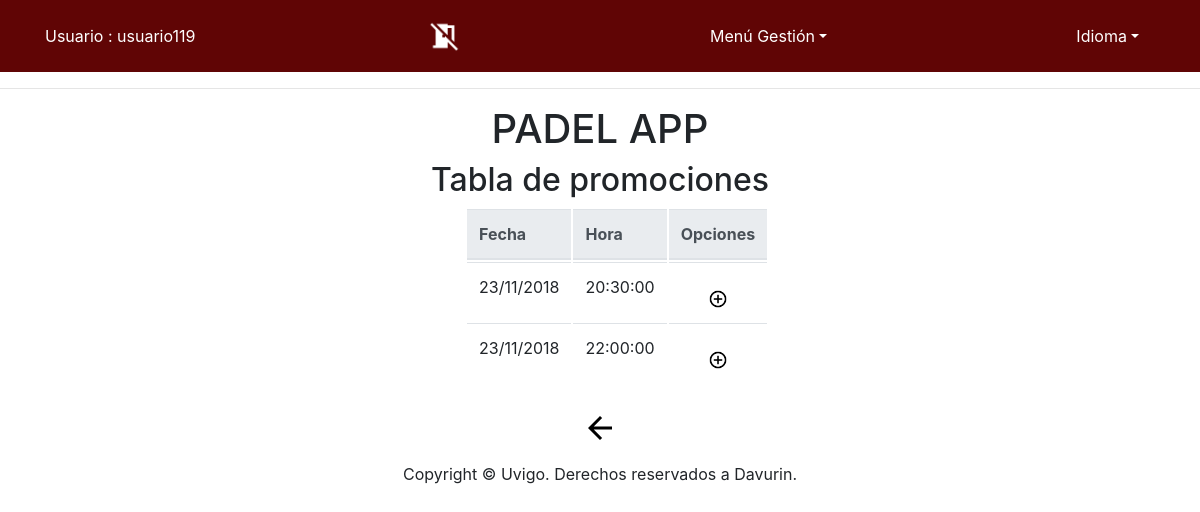
Screenshot of /app/Controllers/PROM_CONTROLLER.php (signed in) with the database file from the repository.
### tables this page shows
CREATE TABLE IF NOT EXISTS `Promociones` (
  `Fecha` DATE NOT NULL,
  `Hora` TIME NOT NULL,
  PRIMARY KEY (`Fecha`, `Hora`));

### app/Controllers/PROM_CONTROLLER.php (called while the page is built, shortened)
<?php
include '../Functions/Comprobar_Disponibilidad.php';
include '../Models/PROM_MODEL.php';
include '../Views/PROMOCION/PROM_SHOWALL_View.php';
switch ( $_REQUEST[ 'action' ] ) {
	default:
		if($_SESSION['tipo'] == 'Admin' ||$_SESSION['tipo'] == 'Deportista'){
				if ( !$_POST ) {
					$PROM = new PROM_MODEL( '', '');
				} else {
					$PROM = get_data_form();
				}
				if($_SESSION['tipo'] == 'Admin'){
					$datos = $PROM->SEARCH();
				}else{
					$datos = $PROM->SEARCH();
				}
				$lista = array('Fecha','Hora');
				new PROM_SHOWALL( $lista, $datos);
		}else{
			new MESSAGE( 'El usuario no tiene los permisos necesarios', '../Controllers/USUARIO_CONTROLLER.php' );
		}
}
?>

### app/Models/PROM_MODEL.php (called while the page is built, shortened)
<?php
class PROM_MODEL{
	var	$fecha;
	var	$hora;
	var $mysqli;
	function __construct($fecha,$hora) {
		$this->fecha = $fecha;
        $this->hora=$hora;
		include_once '../Functions/BdAdmin.php';
		$this->mysqli = ConectarBD();
	}
	function SEARCH() {
		$sql = "select
					Hora,
					Fecha
       			from promociones
    			where
    				(
                    (BINARY Fecha LIKE '%$this->fecha%') &&
    				(BINARY Hora LIKE '%$this->hora%')
    				)";
		if ( !( $resultado = $this->mysqli->query( $sql ) ) ) {
			return 'Error en la consulta sobre la base de datos';
		} else {
			return $resultado;
		}
	}
}
?>

### app/Functions/BdAdmin.php (called while the page is built, shortened)
<?php
function ConectarBD()
{
	    $mysqli = new mysqli("localhost", "user", "pass", "abpbase");
		return $mysqli;
}
?>

### app/Views/PROMOCION/PROM_SHOWALL_View.php (the view, shortened to what this page needs)
<?php
class PROM_SHOWALL {
	function __construct( $lista, $datos) {
		$this->lista = $lista;
		$this->datos = $datos;
		$this->render($this->lista,$this->datos);
	}
	function render($lista,$datos){
		$this->datos = $datos;
	include '../Views/Header.php';
?>
		<div class="seccion" align="center">
			<h2>
				<?php echo $strings['Tabla de promociones'];?>
			</h2>
			<div class="col-md-3">
			<table class="table">
				<thead class="thead-light">
				<tr>
<?php
					foreach ( $lista as $atributo ) {
?>
						<th>
							<?php echo $strings[$atributo]?>
						</th>
<?php
					}
?>
					<th>
						<?php echo $strings['Opciones']?>
					</th>
				</tr>
<?php
				while ( $fila = mysqli_fetch_array( $this->datos ) ) {
?>
				<tr>
<?php
					foreach ( $lista as $atributo ) {
?>
					<td>
<?php
 				if($atributo == 'Fecha'){
					echo date( "d/m/Y", strtotime( $fila[ $atributo ] ) );
				}else{
							echo $fila[ $atributo ];
				}
?>
					</td>
<?php
					}
					if($_SESSION['tipo'] == 'Admin'){
?>
					<td align="center">
						<form action="../Controllers/PROM_CONTROLLER.php" method="get" style="display:inline" >
							<input type="hidden" name="Fecha" value="<?php echo $fila['Fecha']; ?>">
							<input type="hidden" name="Hora" value="<?php echo $fila['Hora']; ?>">
								<button id ="buttonBien" type="submit" name="action" value="DELETE" ><img src="../Views/icon/delete_big.png" alt="<?php echo $strings['Eliminar']?>" width="20" height="20" /></button>
								<button id ="buttonBien" type="submit" name="action" value="SHOWCURRENT" ><img src="../Views/icon/verdetalles_2.jpg" alt="<?php echo $strings['Ver en detalle']?>" width="20" height="20"/></button>
						</form>
<?php
					}else{
?>
						<td align="center">
						<form action="../Controllers/INSPROM_CONTROLLER.php" method="get" style="display:inline" >
								<button id ="buttonBien" type="submit" name="action" value="INSCRIPCION" ><img src="../Views/icon/add_big.png" alt="<?php echo $strings['Añadir']?>" width="20" height="20"/></button>
						</form>
<?php
				}
?>
				</tr>
<?php
					   }
?>
				</thead>
			</table>
			</div>
			<form action='../Controllers/DEFAULT_CONTROLLER.php' method="post">
				<button id ="buttonBien" type="submit"><img src="../Views/icon/back_big2.png" alt="<?php echo $strings['Atras']?>" /></button>
			</form>
		</div>
<?php
		include '../Views/Footer.php';
		}
	}
?>

### rows the page displays
promociones: Fecha "23/11/2018", Hora "20:30:00"
promociones: Fecha "23/11/2018", Hora "22:00:00"

### other values shown
$strings['Usuario'] "Usuario"
$_SESSION['login'] "usuario119"
$strings['menuGestion'] "Menú Gestión"
$strings['idioma'] "Idioma"
$strings['Tabla de promociones'] "Tabla de promociones"
$strings[$atributo] "Fecha"
$strings[$atributo] "Hora"
$strings['Opciones'] "Opciones"
